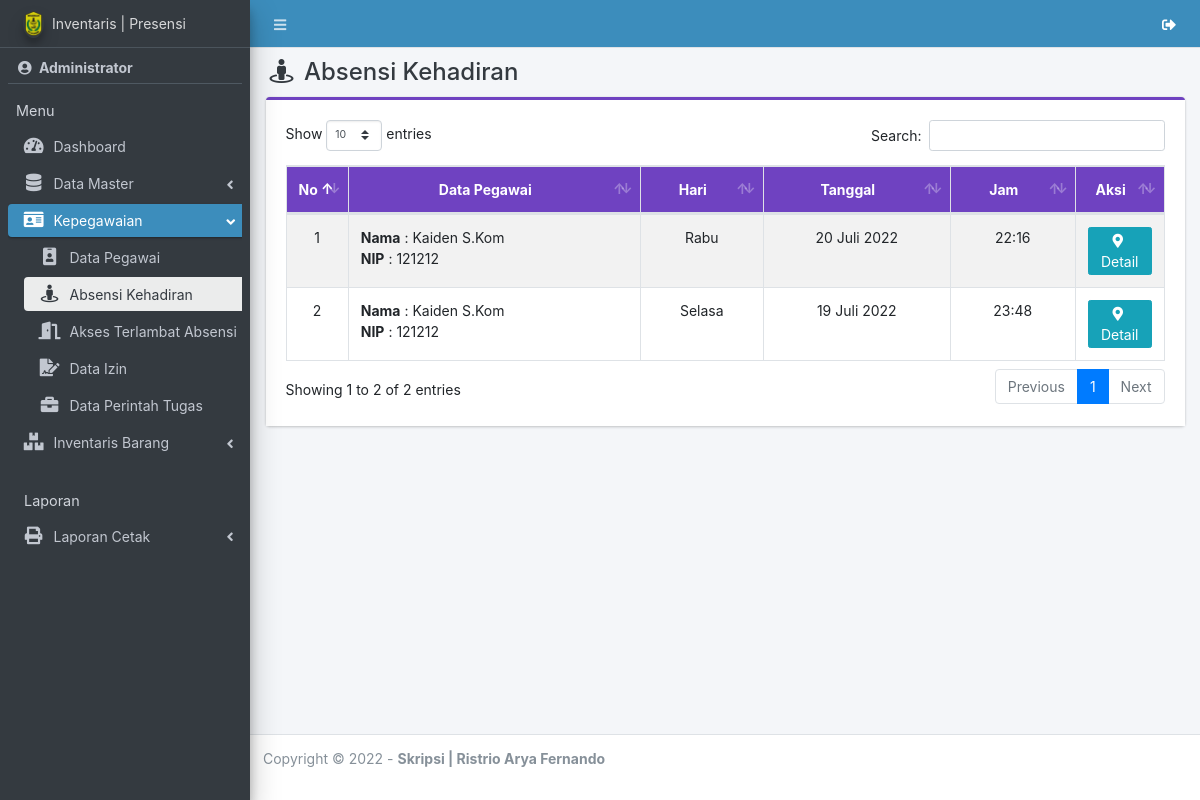
/admin/absensi/index.php (signed in), run on an earlier commit of the app's database.
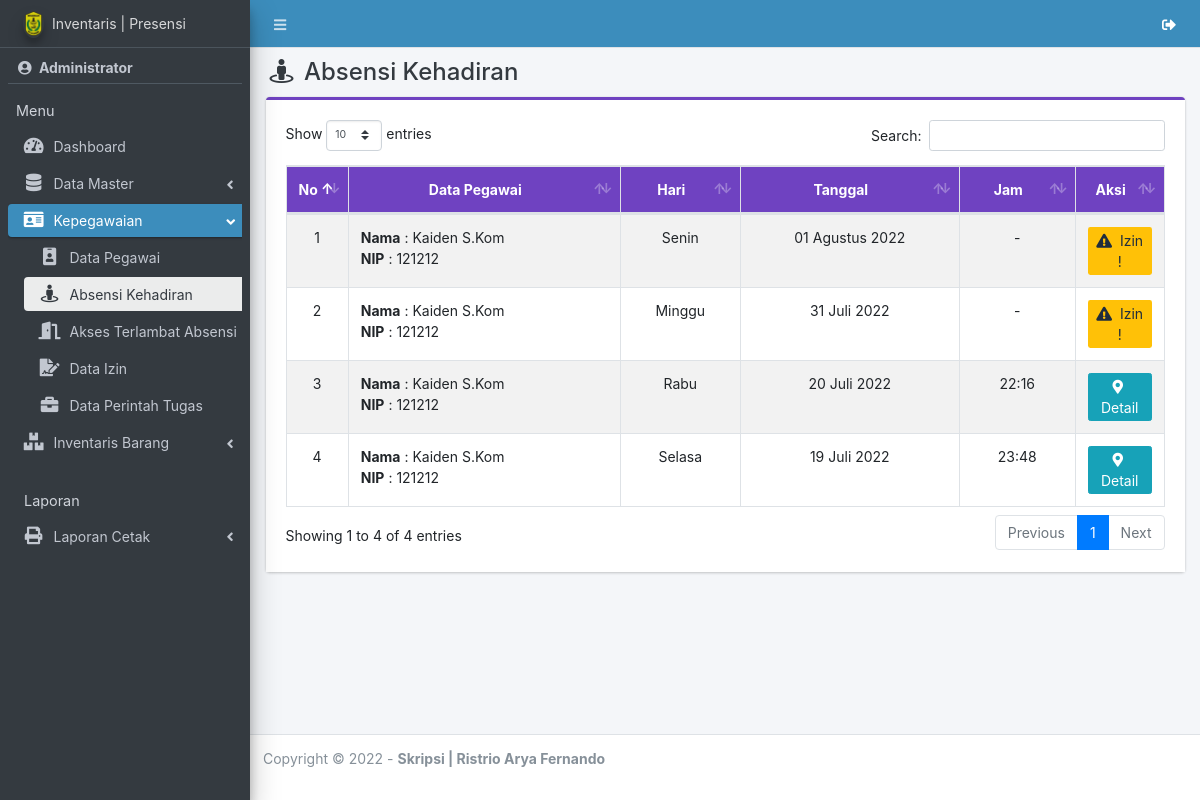
And on a later commit of the database.
### tables this page shows
CREATE TABLE `absensi` (
  `id_absensi` int(11) NOT NULL,
  `id_pegawai` int(11) NOT NULL,
  `id_izin` int(11) DEFAULT NULL,
  `tanggal` date NOT NULL,
  `jam` varchar(6) DEFAULT NULL,
  `latitude` varchar(20) DEFAULT NULL,
  `longitude` varchar(20) DEFAULT NULL,
  `sts` varchar(10) NOT NULL
);

CREATE TABLE `pegawai` (
  `id_pegawai` int(11) NOT NULL,
  `nm_pegawai` varchar(50) NOT NULL,
  `nip` varchar(30) NOT NULL,
  `id_divisi` int(11) NOT NULL,
  `id_jabatan` int(11) NOT NULL,
  `status` varchar(30) NOT NULL,
  `tmt` date NOT NULL,
  `scan_ijazah` varchar(100) NOT NULL,
  `tmpt_lahir` varchar(50) NOT NULL,
  `tgl_lahir` date NOT NULL,
  `jk` varchar(20) NOT NULL,
  `agama` varchar(30) NOT NULL,
  `alamat` text NOT NULL,
  `hp` varchar(20) NOT NULL,
  `is_active` char(1) NOT NULL
);

### app/config.php (called while the page is built, shortened)
<?php
function tgl($tanggal)
{
  $bulan = array(
    1 =>   'Januari',
    'Februari',
    'Maret',
    'April',
    'Mei',
    'Juni',
    'Juli',
    'Agustus',
    'September',
    'Oktober',
    'November',
    'Desember'
  );
  $pecahkan = explode('-', $tanggal);
  return $pecahkan[2] . ' ' . $bulan[(int) $pecahkan[1]] . ' ' . $pecahkan[0];
}
function hari($tanggal)
{
  $hari = array(
    1 =>    'Senin',
    'Selasa',
    'Rabu',
    'Kamis',
    'Jumat',
    'Sabtu',
    'Minggu'
  );
  $num = date('N', strtotime($tanggal));
  return $hari[$num];
}

### admin/absensi/index.php (the view, shortened to what this page needs)
<?php
require '../../app/config.php';
include_once '../../template/header.php';
include_once '../../template/sidebar.php';
?>
<div class="content-wrapper">
    <div class="content-header">
        <div class="container-fluid">
            <div class="row">
                <div class="col-sm-6">
                    <h4 class="m-0 text-dark"><i class="fa fa-street-view ml-1 mr-1"></i> Absensi Kehadiran</h4>
                </div>
                <div class="col-sm-6 text-right">
                </div>
            </div>
        </div>
    </div>
    <section class="content">
        <div class="container-fluid">
            <div class="row">
                <div class="col-md-12">
                    <div class="card card-purple card-outline">
                        <div class="card-body" style="background-color: white;">
                            <div class="table-responsive">
                                <table id="example1" class="table table-bordered table-striped dataTable">
                                    <thead class="bg-purple">
                                        <tr align="center">
                                            <th>No</th>
                                            <th>Data Pegawai</th>
                                            <th>Hari</th>
                                            <th>Tanggal</th>
                                            <th>Jam</th>
                                            <th>Aksi</th>
                                        </tr>
                                    </thead>
                                    <tbody>
                                        <?php
                                        $no = 1;
                                        $data = $con->query("SELECT * FROM absensi a JOIN pegawai b ON a.id_pegawai = b.id_pegawai ORDER BY id_absensi DESC");
                                        while ($row = $data->fetch_array()) {
                                        ?>
                                            <tr>
                                                <td align="center" width="5%"><?= $no++ ?></td>
                                                <td>
                                                    <b>Nama</b> : <?= $row['nm_pegawai'] ?><br>
                                                    <b>NIP</b> : <?= $row['nip'] ?>
                                                </td>
                                                <td align="center"><?= hari($row['tanggal']) ?></td>
                                                <td align="center"><?= tgl($row['tanggal']) ?></td>
                                                <td align="center"><?= $row['jam'] ?></td>
                                                <td align="center" width="10%">
                                                    <?php if ($row['sts'] == 'Hadir') { ?>
                                                        <a href="lokasi?id=<?= $row[0] ?>" class="btn btn-info btn-xs" title="Edit"><i class="fa fa-map-marker-alt mr-1"></i> Detail</a>
                                                    <?php } else { ?>
                                                        <a href="#" class="btn bg-warning btn-xs" title="Edit"><i class="fas fa-exclamation-triangle mr-1"></i></i> <?= $row['sts'] ?> !</a>
                                                    <?php } ?>
                                                </td>
                                            </tr>
                                        <?php } ?>
                                    </tbody>
                                </table>
                            </div>
                        </div>
                    </div>
                </div>
            </div>
        </div>
    </section>
</div>
<?php
include_once '../../template/footer.php';
?>

What changed in the data, as far as the page shows it:
added absensi: id_pegawai.nm_pegawai "Kaiden S.Kom", id_pegawai.nip "121212", tanggal "Senin", tanggal "01 Agustus 2022", jam "-", sts "Izin"
added absensi: id_pegawai.nm_pegawai "Kaiden S.Kom", id_pegawai.nip "121212", tanggal "Minggu", tanggal "31 Juli 2022", jam "-", sts "Izin"
Also different on the page:
text written by a page script: "Show entries Search: Showing 1 to 2 of 2 entries Previous 1 Next" → "Show entries Search: Showing 1 to 4 of 4 entries Previous 1 Next"
